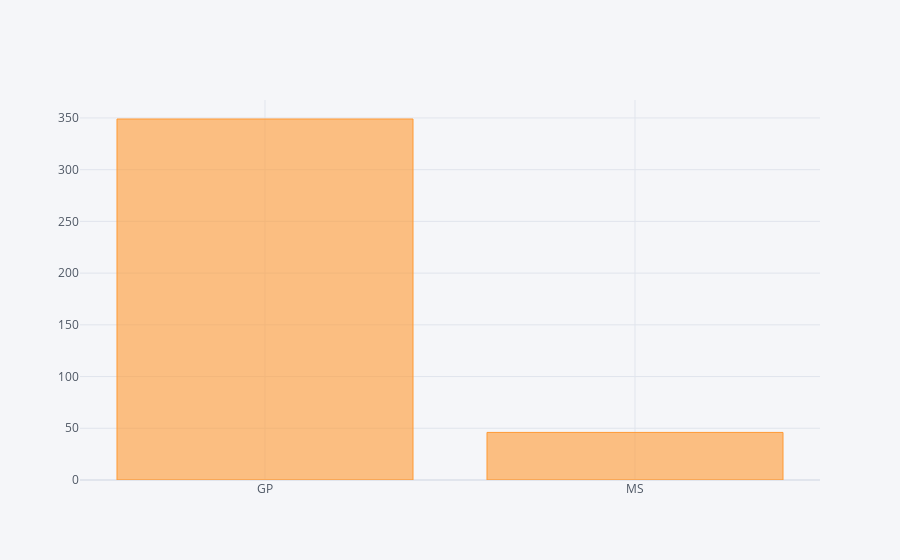

Notebook code for this chart:
### Code cell
df['school'].value_counts().iplot(kind='bar')

### Figure 1 — Plotly figure (JSON) as saved in the notebook; plotly's stock layout.template omitted (floating-point values rounded to 4 significant figures)
{"data": [{"marker": {"color": "rgba(255, 153, 51, 0.6)", "line": {"color": "rgba(255, 153, 51, 1.0)", "width": 1}}, "name": "school", "orientation": "v", "text": "", "type": "bar", "x": ["GP", "MS"], "y": [349, 46]}], "layout": {"legend": {"bgcolor": "#F5F6F9", "font": {"color": "#4D5663"}}, "paper_bgcolor": "#F5F6F9", "plot_bgcolor": "#F5F6F9", "title": {"font": {"color": "#4D5663"}}, "xaxis": {"gridcolor": "#E1E5ED", "showgrid": true, "tickfont": {"color": "#4D5663"}, "title": {"font": {"color": "#4D5663"}, "text": ""}, "zerolinecolor": "#E1E5ED"}, "yaxis": {"gridcolor": "#E1E5ED", "showgrid": true, "tickfont": {"color": "#4D5663"}, "title": {"font": {"color": "#4D5663"}, "text": ""}, "zerolinecolor": "#E1E5ED"}}}
